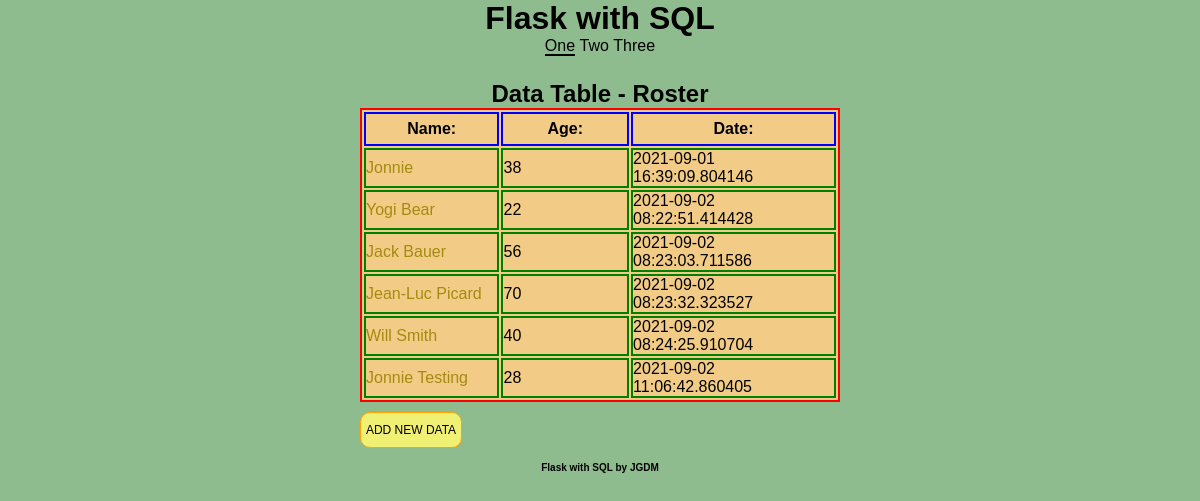
Before: / with the older database file.
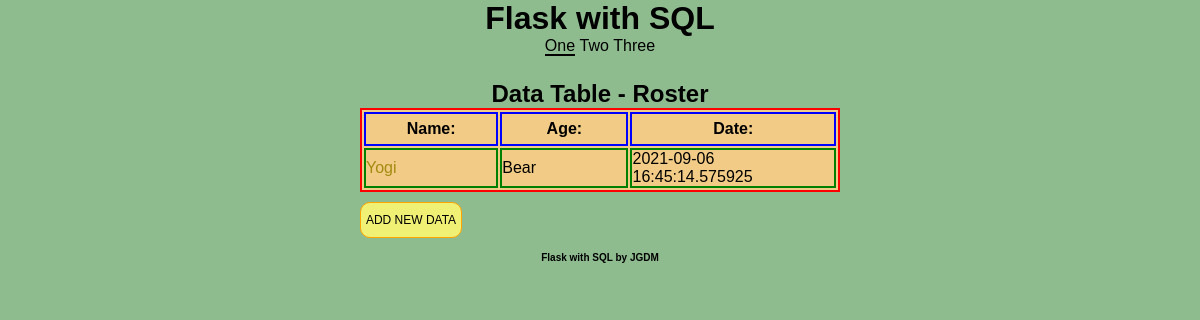
After: the same page with the newer database file.
### models.py (models this page shows, shortened)
class Roster(db.Model):
    id = db.Column(db.Integer(), primary_key=True)
    name = db.Column("Name", db.String(80), unique=True, nullable=False)
    age = db.Column("Age", db.Integer, unique=True, nullable=False)
    joined = db.Column('Joined', db.DateTime, default=datetime.datetime.now)

### app.py (the view)
@app.route('/')
def index():
    roster = Roster.query.all()
    return render_template("index.html", roster=roster)

### templates/index.html (shortened to what this page needs)
{% extends "main.html" %}
    {% block nav_block %}
        <nav>
            <ul>
                <li><a href="/" class="selected" >One</a></li>
                <li><a href="/two">Two</a></li>
                <li><a href="/three">Three</a></li>
            </ul>
        </nav>
    {% endblock %}
    {% block main_block %}
        <h2>Data Table - Roster</h2>
        <table>
            <tr>
                <th>Name:</th>
                <th>Age:</th>
                <th>Date:</th>
            </tr>
            {% for people in roster %}
                <tr>
                    <td> <a href="{{ url_for('single', id=people.id )}}">{{ people.name }} </a> </td>
                    <td>{{ people.age }}</td>
                    <td>{{ people.joined }}</td>
                </tr>
            {% endfor %}
        </table>
        {% endblock %}
        {% block btn_block %}
            <a class="goToForm" href="{{ url_for('main_form') }}" title="Add a new entry" aria-label="Add a new entry">Add New Data</a>
        {% endblock %}

### templates/main.html (shortened to what this page needs)
<!DOCTYPE html>
<html lang="en">
<head>
    <link rel="stylesheet" type="text/css" href="{{url_for('static', filename='style.css')}}">
</head>
<body>
    <header>
        <h1>Flask with SQL</h1>
        {% block nav_block %}  {% endblock %}
    </header>
    <main>
    {% block main_block %}
    {% endblock %}
    {% block btn_block %}  {% endblock %}
</main>
    <footer>
        <p>Flask with SQL by JGDM</p>
    </footer>
</body>
</html>

### static/style.css (style rules this page uses)
main button, main a.goToForm { width: 100px; display: inline-block; color: #000000; font-size: 12px; text-decoration: none; margin: 0 auto; padding: 10px 0px; background: #f0f075; border: solid orange 1px; border-radius: 10px; margin-top: 10px; cursor: pointer; text-align: center; text-transform: uppercase; }
* { padding: 0; margin: 0; }
body { background: darkseagreen; font-family: arial; }
header { width: 100%; height: auto; height: 80px; color: white; color: #000000; }
header h1 { text-align: center; }
header nav { text-align: center; }
header nav ul { list-style: none; }
header nav ul li { display: inline-block; }
header nav ul a { color: #000000; text-decoration: none; }
header nav ul .selected { border-bottom: solid 2px black; }
main { display: block; margin: 0 auto; width: 480px; }
main h1, main h2 { color: #000000; text-align: center; }
main table { display: block; margin: 0 auto; border: solid red 2px; background: #f2cc86; color: #000000; }
main table tbody td { width: 10%; border: green 2px solid; }
main table tbody td a { color: #a38b11; text-decoration: none; }
main table tbody th { width: 10%; border: blue 2px solid; height: 30px; }
footer { width: 100%; margin-top: 14px; color: #000000; }
footer p { font-size: 10px; font-weight: bold; text-align: center; }

Changed rows visible on the page:
removed Roster: name "Jonnie", age "38", joined "2021-09-01 16:39:09.804146"
removed Roster: name "Yogi Bear", age "22", joined "2021-09-02 08:22:51.414428"
removed Roster: name "Jack Bauer", age "56", joined "2021-09-02 08:23:03.711586"
removed Roster: name "Jean-Luc Picard", age "70", joined "2021-09-02 08:23:32.323527"
removed Roster: name "Will Smith", age "40", joined "2021-09-02 08:24:25.910704"
removed Roster: name "Jonnie Testing", age "28", joined "2021-09-02 11:06:42.860405"
added Roster: name "Yogi", age "Bear", joined "2021-09-06 16:45:14.575925"
